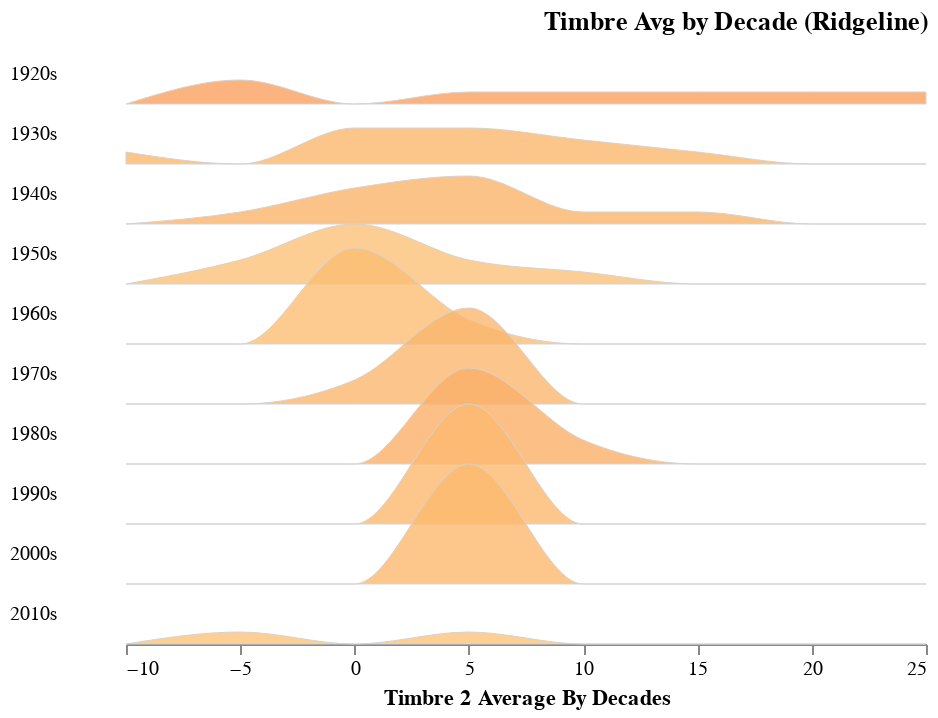

Notebook code cell kept with this figure:
### Code cell
plot_ridgeline(timbre_avg_by_year, "decade", "TimbreAvg4")

### Figure 1 — Vega-Lite specification as saved in the notebook (floating-point values rounded to 4 significant figures)
{"config": {"view": {"continuousWidth": 400, "continuousHeight": 300, "stroke": null}, "facet": {"spacing": 0}, "title": {"anchor": "end"}}, "data": {"name": "data-9c4fd3404b8431db948f1402dd30598b"}, "facet": {"row": {"type": "temporal", "field": "Decade", "header": {"format": "%Ys", "labelAlign": "right", "labelAngle": 0}, "title": null}}, "spec": {"mark": {"type": "area", "fillOpacity": 0.8, "interpolate": "monotone", "stroke": "lightgray", "strokeWidth": 0.5}, "encoding": {"fill": {"type": "quantitative", "field": "mean_val", "legend": null, "scale": {"domain": [50, -100], "scheme": "redyellowblue"}}, "x": {"type": "quantitative", "bin": "binned", "field": "bin_min", "title": "Timbre 2 Average By Decades"}, "y": {"type": "quantitative", "axis": null, "field": "value", "scale": {"range": [30, -30]}}}, "height": 30, "transform": [{"field": "decade", "timeUnit": "year", "as": "Decade"}, {"joinaggregate": [{"op": "mean", "field": "TimbreAvg4", "as": "mean_val"}], "groupby": ["Decade"]}, {"bin": {"maxbins": 10}, "field": "TimbreAvg4", "as": ["bin_max", "bin_min"]}, {"aggregate": [{"op": "count", "as": "value"}], "groupby": ["Decade", "mean_val", "bin_min", "bin_max"]}, {"impute": "value", "key": "bin_min", "groupby": ["Decade", "mean_val"], "value": 0}]}, "bounds": "flush", "title": "Timbre Avg by Decade (Ridgeline)", "$schema": "https://vega.github.io/schema/vega-lite/v4.8.1.json", "datasets": {"data-9c4fd3404b8431db948f1402dd30598b": [{"year": 1922, "TimbreAvg1": 41.56, "TimbreAvg2": 13.91, "TimbreAvg3": 14.68, "TimbreAvg4": 24.43, "TimbreAvg5": 18.75, "TimbreAvg6": 11.17, "TimbreAvg7": -5.31, "TimbreAvg8": 0.1368, "TimbreAvg9": -2.165, "TimbreAvg10": -4.444, "TimbreAvg11": -1.622, "TimbreAvg12": -5.561, "decade": "1920-01-01T00:00:00"}, {"year": 1924, "TimbreAvg1": 36.95, "TimbreAvg2": -136.1, "TimbreAvg3": 108.1, "TimbreAvg4": 12.35, "TimbreAvg5": -7.73, "TimbreAvg6": 1.873, "TimbreAvg7": -32.49, "TimbreAvg8": 3.363, "TimbreAvg9": 14.38, "TimbreAvg10": 8.708, "TimbreAvg11": 4.783, "TimbreAvg12": 8.068, "decade": "1920-01-01T00:00:00"}, {"year": 1925, "TimbreAvg1": 34.36, "TimbreAvg2": -128.2, "TimbreAvg3": 120.2, "TimbreAvg4": 19.37, "TimbreAvg5": 18.19, "TimbreAvg6": 17.01, "TimbreAvg7": -56.73, "TimbreAvg8": 7.617, "TimbreAvg9": 3.784, "TimbreAvg10": 8.839, "TimbreAvg11": 6.741, "TimbreAvg12": 6.061, "decade": "1920-01-01T00:00:00"}, {"year": 1926, "TimbreAvg1": 32.57, "TimbreAvg2": -126.5, "TimbreAvg3": 88.92, "TimbreAvg4": 7.843, "TimbreAvg5": -5.841, "TimbreAvg6": 13.39, "TimbreAvg7": -31.14, "TimbreAvg8": 9.86, "TimbreAvg9": -17.41, "TimbreAvg10": 4.974, "TimbreAvg11": 0.6245, "TimbreAvg12": -2.054, "decade": "1920-01-01T00:00:00"}, {"year": 1927, "TimbreAvg1": 31.23, "TimbreAvg2": -110.7, "TimbreAvg3": 59.21, "TimbreAvg4": 4.108, "TimbreAvg5": -9.538, "TimbreAvg6": 9.986, "TimbreAvg7": -21.01, "TimbreAvg8": 13.41, "TimbreAvg9": -25.12, "TimbreAvg10": 4.396, "TimbreAvg11": -0.3943, "TimbreAvg12": -2.645, "decade": "1920-01-01T00:00:00"}, {"year": 1928, "TimbreAvg1": 31.5, "TimbreAvg2": -94.42, "TimbreAvg3": 27.26, "TimbreAvg4": -8.42, "TimbreAvg5": -16.8, "TimbreAvg6": 9.831, "TimbreAvg7": -34.23, "TimbreAvg8": 8.103, "TimbreAvg9": -2.78, "TimbreAvg10": 7.653, "TimbreAvg11": -0.274, "TimbreAvg12": 8.575, "decade": "1920-01-01T00:00:00"}, {"year": 1929, "TimbreAvg1": 33.08, "TimbreAvg2": -100.9, "TimbreAvg3": 37.7, "TimbreAvg4": -7.802, "TimbreAvg5": -16.81, "TimbreAvg6": 9.486, "TimbreAvg7": -30.72, "TimbreAvg8": 8.05, "TimbreAvg9": -2.235, "TimbreAvg10": 7.397, "TimbreAvg11": 1.339, "TimbreAvg12": 13.07, "decade": "1920-01-01T00:00:00"}, {"year": 1930, "TimbreAvg1": 34.95, "TimbreAvg2": -99.74, "TimbreAvg3": 59.33, "TimbreAvg4": 0.1107, "TimbreAvg5": -29.29, "TimbreAvg6": 14.93, "TimbreAvg7": -28.67, "TimbreAvg8": 5.75, "TimbreAvg9": -0.3473, "TimbreAvg10": 7.347, "TimbreAvg11": -0.4108, "TimbreAvg12": 4.682, "decade": "1930-01-01T00:00:00"}, {"year": 1931, "TimbreAvg1": 35.04, "TimbreAvg2": -97.28, "TimbreAvg3": 61.39, "TimbreAvg4": 8.116, "TimbreAvg5": -5.649, "TimbreAvg6": 5.444, "TimbreAvg7": -18.24, "TimbreAvg8": 6.326, "TimbreAvg9": -4.743, "TimbreAvg10": 5.894, "TimbreAvg11": 1.151, "TimbreAvg12": 1.979, "decade": "1930-01-01T00:00:00"}, {"year": 1932, "TimbreAvg1": 34.99, "TimbreAvg2": -98.61, "TimbreAvg3": 44.83, "TimbreAvg4": -0.8373, "TimbreAvg5": -22.16, "TimbreAvg6": 23.28, "TimbreAvg7": -36.65, "TimbreAvg8": 7.044, "TimbreAvg9": 14.11, "TimbreAvg10": 10.86, "TimbreAvg11": -1.003, "TimbreAvg12": 12.39, "decade": "1930-01-01T00:00:00"}, {"year": 1933, "TimbreAvg1": 32.79, "TimbreAvg2": -103.0, "TimbreAvg3": 56.2, "TimbreAvg4": -12.21, "TimbreAvg5": -33.13, "TimbreAvg6": 16.06, "TimbreAvg7": -43.9, "TimbreAvg8": 0.06204, "TimbreAvg9": 8.121, "TimbreAvg10": 8.25, "TimbreAvg11": -3.816, "TimbreAvg12": 4.195, "decade": "1930-01-01T00:00:00"}, {"year": 1934, "TimbreAvg1": 32.69, "TimbreAvg2": -97.15, "TimbreAvg3": 46.76, "TimbreAvg4": -2.051, "TimbreAvg5": -4.355, "TimbreAvg6": 16.09, "TimbreAvg7": -30.93, "TimbreAvg8": 5.909, "TimbreAvg9": 10.38, "TimbreAvg10": 9.565, "TimbreAvg11": -0.1988, "TimbreAvg12": 10.48, "decade": "1930-01-01T00:00:00"}, {"year": 1935, "TimbreAvg1": 33.87, "TimbreAvg2": -109.6, "TimbreAvg3": 69.43, "TimbreAvg4": 10.38, "TimbreAvg5": -8.598, "TimbreAvg6": 19.18, "TimbreAvg7": -17.24, "TimbreAvg8": 11.86, "TimbreAvg9": 3.787, "TimbreAvg10": 9.493, "TimbreAvg11": -2.062, "TimbreAvg12": 12.01, "decade": "1930-01-01T00:00:00"}, {"year": 1936, "TimbreAvg1": 34.54, "TimbreAvg2": -126.0, "TimbreAvg3": 64.29, "TimbreAvg4": 3.944, "TimbreAvg5": -8.175, "TimbreAvg6": 10.65, "TimbreAvg7": -18.77, "TimbreAvg8": 9.033, "TimbreAvg9": -2.058, "TimbreAvg10": 5.343, "TimbreAvg11": -0.4487, "TimbreAvg12": 8.263, "decade": "1930-01-01T00:00:00"}, {"year": 1937, "TimbreAvg1": 33.58, "TimbreAvg2": -113.8, "TimbreAvg3": 51.95, "TimbreAvg4": 1.924, "TimbreAvg5": -13.45, "TimbreAvg6": 17.37, "TimbreAvg7": -10.02, "TimbreAvg8": 10.66, "TimbreAvg9": -3.712, "TimbreAvg10": 5.937, "TimbreAvg11": -2.608, "TimbreAvg12": 11.86, "decade": "1930-01-01T00:00:00"}, {"year": 1938, "TimbreAvg1": 34.9, "TimbreAvg2": -114.4, "TimbreAvg3": 40.74, "TimbreAvg4": 6.103, "TimbreAvg5": -17.94, "TimbreAvg6": 19.79, "TimbreAvg7": -27.39, "TimbreAvg8": 6.041, "TimbreAvg9": 10.2, "TimbreAvg10": 9.888, "TimbreAvg11": -0.3099, "TimbreAvg12": 11.18, "decade": "1930-01-01T00:00:00"}, {"year": 1939, "TimbreAvg1": 34.02, "TimbreAvg2": -102.4, "TimbreAvg3": 45.43, "TimbreAvg4": -1.908, "TimbreAvg5": -13.02, "TimbreAvg6": 20.68, "TimbreAvg7": -21.57, "TimbreAvg8": 6.065, "TimbreAvg9": 6.906, "TimbreAvg10": 5.943, "TimbreAvg11": -6.37, "TimbreAvg12": 5.006, "decade": "1930-01-01T00:00:00"}, {"year": 1940, "TimbreAvg1": 35.33, "TimbreAvg2": -96.81, "TimbreAvg3": 49.32, "TimbreAvg4": 7.192, "TimbreAvg5": -41.28, "TimbreAvg6": 19.44, "TimbreAvg7": -18.54, "TimbreAvg8": 6.436, "TimbreAvg9": 8.957, "TimbreAvg10": 6.57, "TimbreAvg11": 1.953, "TimbreAvg12": 21.34, "decade": "1940-01-01T00:00:00"}, {"year": 1941, "TimbreAvg1": 32.39, "TimbreAvg2": -100.0, "TimbreAvg3": 52.51, "TimbreAvg4": 4.921, "TimbreAvg5": -3.68, "TimbreAvg6": 20.87, "TimbreAvg7": -16.8, "TimbreAvg8": 9.038, "TimbreAvg9": -2.731, "TimbreAvg10": 7.336, "TimbreAvg11": -3.413, "TimbreAvg12": 9.401, "decade": "1940-01-01T00:00:00"}, {"year": 1942, "TimbreAvg1": 33.3, "TimbreAvg2": -120.1, "TimbreAvg3": 50.7, "TimbreAvg4": -5.461, "TimbreAvg5": -19.14, "TimbreAvg6": 7.967, "TimbreAvg7": -18.27, "TimbreAvg8": 8.431, "TimbreAvg9": 1.05, "TimbreAvg10": 7.495, "TimbreAvg11": -1.957, "TimbreAvg12": 8.773, "decade": "1940-01-01T00:00:00"}, {"year": 1943, "TimbreAvg1": 35.77, "TimbreAvg2": -73.11, "TimbreAvg3": 58.33, "TimbreAvg4": 10.69, "TimbreAvg5": -6.186, "TimbreAvg6": 20.79, "TimbreAvg7": -14.26, "TimbreAvg8": 6.945, "TimbreAvg9": 5.42, "TimbreAvg10": 4.834, "TimbreAvg11": -6.037, "TimbreAvg12": 9.678, "decade": "1940-01-01T00:00:00"}, {"year": 1944, "TimbreAvg1": 35.05, "TimbreAvg2": -119.3, "TimbreAvg3": 45.17, "TimbreAvg4": 3.777, "TimbreAvg5": 0.7286, "TimbreAvg6": 12.55, "TimbreAvg7": -16.06, "TimbreAvg8": 6.014, "TimbreAvg9": 5.359, "TimbreAvg10": 3.907, "TimbreAvg11": -2.75, "TimbreAvg12": 6.555, "decade": "1940-01-01T00:00:00"}, {"year": 1945, "TimbreAvg1": 35.8, "TimbreAvg2": -78.38, "TimbreAvg3": 55.81, "TimbreAvg4": 3.687, "TimbreAvg5": -18.85, "TimbreAvg6": 13.39, "TimbreAvg7": -18.99, "TimbreAvg8": 0.9092, "TimbreAvg9": 12.95, "TimbreAvg10": 5.449, "TimbreAvg11": -1.18, "TimbreAvg12": 15.58, "decade": "1940-01-01T00:00:00"}, {"year": 1946, "TimbreAvg1": 36.63, "TimbreAvg2": -74.35, "TimbreAvg3": 39.01, "TimbreAvg4": -0.9528, "TimbreAvg5": -3.294, "TimbreAvg6": 12.09, "TimbreAvg7": -12.59, "TimbreAvg8": 3.161, "TimbreAvg9": 6.065, "TimbreAvg10": 2.858, "TimbreAvg11": -3.037, "TimbreAvg12": 12.07, "decade": "1940-01-01T00:00:00"}, {"year": 1947, "TimbreAvg1": 36.29, "TimbreAvg2": -59.97, "TimbreAvg3": 29.82, "TimbreAvg4": -1.628, "TimbreAvg5": -18.3, "TimbreAvg6": 15.34, "TimbreAvg7": -16.52, "TimbreAvg8": 4.074, "TimbreAvg9": 12.66, "TimbreAvg10": 8.663, "TimbreAvg11": -4.001, "TimbreAvg12": 14.18, "decade": "1940-01-01T00:00:00"}, {"year": 1948, "TimbreAvg1": 38.0, "TimbreAvg2": -60.91, "TimbreAvg3": 48.13, "TimbreAvg4": 1.431, "TimbreAvg5": -15.75, "TimbreAvg6": 12.69, "TimbreAvg7": -22.46, "TimbreAvg8": 0.02932, "TimbreAvg9": 13.2, "TimbreAvg10": 4.487, "TimbreAvg11": -0.4887, "TimbreAvg12": 10.52, "decade": "1940-01-01T00:00:00"}, {"year": 1949, "TimbreAvg1": 36.94, "TimbreAvg2": -76.29, "TimbreAvg3": 53.23, "TimbreAvg4": -0.5399, "TimbreAvg5": -13.69, "TimbreAvg6": 6.0, "TimbreAvg7": -16.25, "TimbreAvg8": 0.1701, "TimbreAvg9": 10.24, "TimbreAvg10": 3.406, "TimbreAvg11": -0.8975, "TimbreAvg12": 7.688, "decade": "1940-01-01T00:00:00"}, {"year": 1950, "TimbreAvg1": 37.56, "TimbreAvg2": -79.75, "TimbreAvg3": 39.1, "TimbreAvg4": 7.317, "TimbreAvg5": -4.147, "TimbreAvg6": 7.53, "TimbreAvg7": -5.599, "TimbreAvg8": 3.95, "TimbreAvg9": 4.621, "TimbreAvg10": 2.546, "TimbreAvg11": -2.016, "TimbreAvg12": 4.763, "decade": "1950-01-01T00:00:00"}, {"year": 1951, "TimbreAvg1": 38.34, "TimbreAvg2": -59.1, "TimbreAvg3": 38.65, "TimbreAvg4": 0.6563, "TimbreAvg5": -2.506, "TimbreAvg6": 5.508, "TimbreAvg7": -9.521, "TimbreAvg8": 1.943, "TimbreAvg9": 7.743, "TimbreAvg10": 2.759, "TimbreAvg11": -2.87, "TimbreAvg12": 5.836, "decade": "1950-01-01T00:00:00"}, {"year": 1952, "TimbreAvg1": 39.09, "TimbreAvg2": -49.43, "TimbreAvg3": 29.52, "TimbreAvg4": -5.048, "TimbreAvg5": -8.318, "TimbreAvg6": 8.535, "TimbreAvg7": -17.55, "TimbreAvg8": 0.1893, "TimbreAvg9": 6.674, "TimbreAvg10": 1.172, "TimbreAvg11": -2.191, "TimbreAvg12": 7.037, "decade": "1950-01-01T00:00:00"}, {"year": 1953, "TimbreAvg1": 39.21, "TimbreAvg2": -40.24, "TimbreAvg3": 39.67, "TimbreAvg4": -0.445, "TimbreAvg5": -3.645, "TimbreAvg6": 9.998, "TimbreAvg7": -16.5, "TimbreAvg8": -0.1103, "TimbreAvg9": 5.477, "TimbreAvg10": 1.666, "TimbreAvg11": -2.965, "TimbreAvg12": 4.058, "decade": "1950-01-01T00:00:00"}, {"year": 1954, "TimbreAvg1": 38.14, "TimbreAvg2": -46.14, "TimbreAvg3": 28.05, "TimbreAvg4": -2.913, "TimbreAvg5": -2.925, "TimbreAvg6": 6.043, "TimbreAvg7": -18.02, "TimbreAvg8": -0.7081, "TimbreAvg9": 8.89, "TimbreAvg10": 2.19, "TimbreAvg11": -1.935, "TimbreAvg12": 9.481, "decade": "1950-01-01T00:00:00"}, {"year": 1955, "TimbreAvg1": 37.1, "TimbreAvg2": -52.87, "TimbreAvg3": 26.31, "TimbreAvg4": -6.338, "TimbreAvg5": 0.8993, "TimbreAvg6": 4.494, "TimbreAvg7": -17.28, "TimbreAvg8": 1.646, "TimbreAvg9": 5.555, "TimbreAvg10": 2.484, "TimbreAvg11": -2.829, "TimbreAvg12": 7.048, "decade": "1950-01-01T00:00:00"}, {"year": 1956, "TimbreAvg1": 37.67, "TimbreAvg2": -38.32, "TimbreAvg3": 24.38, "TimbreAvg4": -4.569, "TimbreAvg5": -1.269, "TimbreAvg6": 3.7, "TimbreAvg7": -15.31, "TimbreAvg8": 0.2986, "TimbreAvg9": 5.172, "TimbreAvg10": 1.747, "TimbreAvg11": -2.766, "TimbreAvg12": 7.053, "decade": "1950-01-01T00:00:00"}, {"year": 1957, "TimbreAvg1": 37.24, "TimbreAvg2": -39.23, "TimbreAvg3": 15.83, "TimbreAvg4": -3.89, "TimbreAvg5": 0.05078, "TimbreAvg6": 1.425, "TimbreAvg7": -11.18, "TimbreAvg8": 0.2028, "TimbreAvg9": 3.578, "TimbreAvg10": 1.635, "TimbreAvg11": -2.338, "TimbreAvg12": 5.688, "decade": "1950-01-01T00:00:00"}, {"year": 1958, "TimbreAvg1": 39.15, "TimbreAvg2": -18.57, "TimbreAvg3": 26.7, "TimbreAvg4": 0.2872, "TimbreAvg5": -3.253, "TimbreAvg6": 1.734, "TimbreAvg7": -12.29, "TimbreAvg8": -2.056, "TimbreAvg9": 7.373, "TimbreAvg10": 1.504, "TimbreAvg11": -1.76, "TimbreAvg12": 8.573, "decade": "1950-01-01T00:00:00"}, {"year": 1959, "TimbreAvg1": 39.15, "TimbreAvg2": -23.04, "TimbreAvg3": 19.02, "TimbreAvg4": -3.434, "TimbreAvg5": 4.16, "TimbreAvg6": 1.495, "TimbreAvg7": -16.76, "TimbreAvg8": -2.318, "TimbreAvg9": 5.741, "TimbreAvg10": 0.9585, "TimbreAvg11": -2.081, "TimbreAvg12": 7.127, "decade": "1950-01-01T00:00:00"}, {"year": 1960, "TimbreAvg1": 38.88, "TimbreAvg2": -18.91, "TimbreAvg3": 23.72, "TimbreAvg4": -0.3672, "TimbreAvg5": -1.307, "TimbreAvg6": 2.723, "TimbreAvg7": -13.9, "TimbreAvg8": -2.198, "TimbreAvg9": 6.149, "TimbreAvg10": 1.419, "TimbreAvg11": -2.018, "TimbreAvg12": 7.242, "decade": "1960-01-01T00:00:00"}, {"year": 1961, "TimbreAvg1": 39.62, "TimbreAvg2": -27.22, "TimbreAvg3": 28.56, "TimbreAvg4": 1.267, "TimbreAvg5": -3.125, "TimbreAvg6": 0.7062, "TimbreAvg7": -11.94, "TimbreAvg8": -2.548, "TimbreAvg9": 6.055, "TimbreAvg10": 1.539, "TimbreAvg11": -1.318, "TimbreAvg12": 6.138, "decade": "1960-01-01T00:00:00"}, {"year": 1962, "TimbreAvg1": 40.13, "TimbreAvg2": -17.45, "TimbreAvg3": 19.46, "TimbreAvg4": -0.9173, "TimbreAvg5": -0.7442, "TimbreAvg6": -0.6876, "TimbreAvg7": -9.383, "TimbreAvg8": -1.887, "TimbreAvg9": 5.455, "TimbreAvg10": 2.126, "TimbreAvg11": -1.711, "TimbreAvg12": 4.913, "decade": "1960-01-01T00:00:00"}, {"year": 1963, "TimbreAvg1": 40.55, "TimbreAvg2": -16.46, "TimbreAvg3": 22.5, "TimbreAvg4": -0.7805, "TimbreAvg5": -0.8922, "TimbreAvg6": -1.607, "TimbreAvg7": -9.215, "TimbreAvg8": -2.595, "TimbreAvg9": 5.623, "TimbreAvg10": 0.8863, "TimbreAvg11": -1.253, "TimbreAvg12": 6.212, "decade": "1960-01-01T00:00:00"}, {"year": 1964, "TimbreAvg1": 40.11, "TimbreAvg2": -15.82, "TimbreAvg3": 22.48, "TimbreAvg4": -1.269, "TimbreAvg5": 0.1809, "TimbreAvg6": -1.785, "TimbreAvg7": -8.4, "TimbreAvg8": -1.922, "TimbreAvg9": 3.221, "TimbreAvg10": 0.5442, "TimbreAvg11": -1.908, "TimbreAvg12": 5.095, "decade": "1960-01-01T00:00:00"}, {"year": 1965, "TimbreAvg1": 40.7, "TimbreAvg2": -13.34, "TimbreAvg3": 22.34, "TimbreAvg4": -1.099, "TimbreAvg5": -3.736, "TimbreAvg6": -0.3017, "TimbreAvg7": -8.165, "TimbreAvg8": -1.725, "TimbreAvg9": 4.681, "TimbreAvg10": 0.3911, "TimbreAvg11": -2.017, "TimbreAvg12": 5.947, "decade": "1960-01-01T00:00:00"}, {"year": 1966, "TimbreAvg1": 40.9, "TimbreAvg2": -5.545, "TimbreAvg3": 20.48, "TimbreAvg4": -0.3632, "TimbreAvg5": -6.661, "TimbreAvg6": -1.849, "TimbreAvg7": -6.66, "TimbreAvg8": -2.721, "TimbreAvg9": 5.87, "TimbreAvg10": 0.5368, "TimbreAvg11": -2.062, "TimbreAvg12": 5.063, "decade": "1960-01-01T00:00:00"}, {"year": 1967, "TimbreAvg1": 40.87, "TimbreAvg2": -6.292, "TimbreAvg3": 22.13, "TimbreAvg4": -0.8576, "TimbreAvg5": -8.684, "TimbreAvg6": -2.968, "TimbreAvg7": -6.753, "TimbreAvg8": -3.264, "TimbreAvg9": 6.073, "TimbreAvg10": -0.07219, "TimbreAvg11": -1.679, "TimbreAvg12": 5.731, "decade": "1960-01-01T00:00:00"}, {"year": 1968, "TimbreAvg1": 40.66, "TimbreAvg2": -7.977, "TimbreAvg3": 21.5, "TimbreAvg4": 0.3513, "TimbreAvg5": -9.759, "TimbreAvg6": -2.957, "TimbreAvg7": -5.645, "TimbreAvg8": -1.97, "TimbreAvg9": 4.379, "TimbreAvg10": -0.1488, "TimbreAvg11": -1.08, "TimbreAvg12": 5.679, "decade": "1960-01-01T00:00:00"}, {"year": 1969, "TimbreAvg1": 40.49, "TimbreAvg2": -12.25, "TimbreAvg3": 18.92, "TimbreAvg4": -0.6133, "TimbreAvg5": -10.52, "TimbreAvg6": -3.575, "TimbreAvg7": -4.238, "TimbreAvg8": -1.697, "TimbreAvg9": 4.792, "TimbreAvg10": -0.1831, "TimbreAvg11": -1.199, "TimbreAvg12": 5.087, "decade": "1960-01-01T00:00:00"}, {"year": 1970, "TimbreAvg1": 40.93, "TimbreAvg2": -12.22, "TimbreAvg3": 17.63, "TimbreAvg4": -0.2921, "TimbreAvg5": -9.873, "TimbreAvg6": -3.791, "TimbreAvg7": -3.636, "TimbreAvg8": -1.81, "TimbreAvg9": 4.931, "TimbreAvg10": -0.4027, "TimbreAvg11": -0.9613, "TimbreAvg12": 4.366, "decade": "1970-01-01T00:00:00"}, {"year": 1971, "TimbreAvg1": 40.38, "TimbreAvg2": -14.12, "TimbreAvg3": 16.16, "TimbreAvg4": -1.082, "TimbreAvg5": -7.068, "TimbreAvg6": -4.204, "TimbreAvg7": -3.729, "TimbreAvg8": -1.345, "TimbreAvg9": 4.057, "TimbreAvg10": -0.4148, "TimbreAvg11": -0.733, "TimbreAvg12": 4.92, "decade": "1970-01-01T00:00:00"}, {"year": 1972, "TimbreAvg1": 40.38, "TimbreAvg2": -11.37, "TimbreAvg3": 18.77, "TimbreAvg4": 0.5758, "TimbreAvg5": -6.653, "TimbreAvg6": -4.182, "TimbreAvg7": -4.142, "TimbreAvg8": -1.103, "TimbreAvg9": 3.029, "TimbreAvg10": -0.2728, "TimbreAvg11": -0.6154, "TimbreAvg12": 4.339, "decade": "1970-01-01T00:00:00"}, {"year": 1973, "TimbreAvg1": 41.03, "TimbreAvg2": -8.881, "TimbreAvg3": 19.29, "TimbreAvg4": 0.8646, "TimbreAvg5": -6.101, "TimbreAvg6": -5.346, "TimbreAvg7": -2.915, "TimbreAvg8": -1.494, "TimbreAvg9": 3.64, "TimbreAvg10": -0.1472, "TimbreAvg11": -0.3093, "TimbreAvg12": 4.172, "decade": "1970-01-01T00:00:00"}, {"year": 1974, "TimbreAvg1": 41.13, "TimbreAvg2": -9.238, "TimbreAvg3": 19.14, "TimbreAvg4": 1.114, "TimbreAvg5": -6.877, "TimbreAvg6": -5.225, "TimbreAvg7": -2.323, "TimbreAvg8": -0.9129, "TimbreAvg9": 2.943, "TimbreAvg10": -0.5117, "TimbreAvg11": -0.1766, "TimbreAvg12": 3.762, "decade": "1970-01-01T00:00:00"}, {"year": 1975, "TimbreAvg1": 41.31, "TimbreAvg2": -3.986, "TimbreAvg3": 19.68, "TimbreAvg4": 2.786, "TimbreAvg5": -5.766, "TimbreAvg6": -4.986, "TimbreAvg7": -1.4, "TimbreAvg8": -0.9019, "TimbreAvg9": 2.704, "TimbreAvg10": -0.5636, "TimbreAvg11": 0.001375, "TimbreAvg12": 3.756, "decade": "1970-01-01T00:00:00"}, {"year": 1976, "TimbreAvg1": 41.24, "TimbreAvg2": -3.334, "TimbreAvg3": 18.79, "TimbreAvg4": 2.485, "TimbreAvg5": -6.211, "TimbreAvg6": -5.581, "TimbreAvg7": -2.342, "TimbreAvg8": -1.048, "TimbreAvg9": 2.505, "TimbreAvg10": -0.2294, "TimbreAvg11": 0.2051, "TimbreAvg12": 3.708, "decade": "1970-01-01T00:00:00"}, {"year": 1977, "TimbreAvg1": 42.11, "TimbreAvg2": 3.307, "TimbreAvg3": 21.27, "TimbreAvg4": 2.724, "TimbreAvg5": -7.846, "TimbreAvg6": -6.854, "TimbreAvg7": -1.754, "TimbreAvg8": -0.7725, "TimbreAvg9": 3.427, "TimbreAvg10": 0.1737, "TimbreAvg11": 0.3541, "TimbreAvg12": 3.03, "decade": "1970-01-01T00:00:00"}, {"year": 1978, "TimbreAvg1": 41.83, "TimbreAvg2": 4.071, "TimbreAvg3": 23.35, "TimbreAvg4": 3.608, "TimbreAvg5": -7.443, "TimbreAvg6": -5.952, "TimbreAvg7": -1.219, "TimbreAvg8": 0.07635, "TimbreAvg9": 3.054, "TimbreAvg10": 0.514, "TimbreAvg11": -0.03998, "TimbreAvg12": 2.681, "decade": "1970-01-01T00:00:00"}, {"year": 1979, "TimbreAvg1": 42.03, "TimbreAvg2": 10.01, "TimbreAvg3": 18.55, "TimbreAvg4": 4.076, "TimbreAvg5": -7.644, "TimbreAvg6": -5.737, "TimbreAvg7": -1.206, "TimbreAvg8": -0.4556, "TimbreAvg9": 3.128, "TimbreAvg10": 0.7126, "TimbreAvg11": -0.1207, "TimbreAvg12": 2.498, "decade": "1970-01-01T00:00:00"}, {"year": 1980, "TimbreAvg1": 42.43, "TimbreAvg2": 12.62, "TimbreAvg3": 20.78, "TimbreAvg4": 5.818, "TimbreAvg5": -10.96, "TimbreAvg6": -5.002, "TimbreAvg7": -1.165, "TimbreAvg8": -0.9115, "TimbreAvg9": 3.993, "TimbreAvg10": 0.8763, "TimbreAvg11": 0.1742, "TimbreAvg12": 2.754, "decade": "1980-01-01T00:00:00"}, {"year": 1981, "TimbreAvg1": 42.19, "TimbreAvg2": 15.05, "TimbreAvg3": 19.04, "TimbreAvg4": 4.584, "TimbreAvg5": -12.1, "TimbreAvg6": -6.933, "TimbreAvg7": -0.8445, "TimbreAvg8": -0.9285, "TimbreAvg9": 3.795, "TimbreAvg10": 1.294, "TimbreAvg11": 0.2474, "TimbreAvg12": 2.682, "decade": "1980-01-01T00:00:00"}, {"year": 1982, "TimbreAvg1": 42.37, "TimbreAvg2": 12.74, "TimbreAvg3": 19.7, "TimbreAvg4": 5.028, "TimbreAvg5": -9.103, "TimbreAvg6": -6.853, "TimbreAvg7": -1.743, "TimbreAvg8": -1.403, "TimbreAvg9": 4.083, "TimbreAvg10": 1.493, "TimbreAvg11": 0.2623, "TimbreAvg12": 2.433, "decade": "1980-01-01T00:00:00"}, {"year": 1983, "TimbreAvg1": 41.98, "TimbreAvg2": 14.77, "TimbreAvg3": 17.19, "TimbreAvg4": 3.95, "TimbreAvg5": -10.04, "TimbreAvg6": -8.107, "TimbreAvg7": -2.096, "TimbreAvg8": -1.425, "TimbreAvg9": 4.806, "TimbreAvg10": 2.364, "TimbreAvg11": 0.3547, "TimbreAvg12": 2.935, "decade": "1980-01-01T00:00:00"}, {"year": 1984, "TimbreAvg1": 42.04, "TimbreAvg2": 15.01, "TimbreAvg3": 17.82, "TimbreAvg4": 3.837, "TimbreAvg5": -8.294, "TimbreAvg6": -8.57, "TimbreAvg7": -3.139, "TimbreAvg8": -2.275, "TimbreAvg9": 4.59, "TimbreAvg10": 2.191, "TimbreAvg11": 0.5499, "TimbreAvg12": 3.059, "decade": "1980-01-01T00:00:00"}, {"year": 1985, "TimbreAvg1": 42.21, "TimbreAvg2": 20.1, "TimbreAvg3": 17.63, "TimbreAvg4": 4.116, "TimbreAvg5": -7.255, "TimbreAvg6": -9.001, "TimbreAvg7": -2.962, "TimbreAvg8": -2.597, "TimbreAvg9": 4.019, "TimbreAvg10": 2.367, "TimbreAvg11": 0.6701, "TimbreAvg12": 3.426, "decade": "1980-01-01T00:00:00"}, {"year": 1986, "TimbreAvg1": 42.13, "TimbreAvg2": 15.23, "TimbreAvg3": 18.49, "TimbreAvg4": 2.42, "TimbreAvg5": -5.516, "TimbreAvg6": -9.205, "TimbreAvg7": -4.823, "TimbreAvg8": -2.595, "TimbreAvg9": 4.502, "TimbreAvg10": 2.29, "TimbreAvg11": 0.5196, "TimbreAvg12": 3.768, "decade": "1980-01-01T00:00:00"}, {"year": 1987, "TimbreAvg1": 41.69, "TimbreAvg2": 10.38, "TimbreAvg3": 18.01, "TimbreAvg4": 1.846, "TimbreAvg5": -6.44, "TimbreAvg6": -8.242, "TimbreAvg7": -5.91, "TimbreAvg8": -2.152, "TimbreAvg9": 4.499, "TimbreAvg10": 2.449, "TimbreAvg11": 0.2608, "TimbreAvg12": 3.738, "decade": "1980-01-01T00:00:00"}, {"year": 1988, "TimbreAvg1": 41.11, "TimbreAvg2": 14.19, "TimbreAvg3": 15.44, "TimbreAvg4": 2.247, "TimbreAvg5": -5.555, "TimbreAvg6": -7.682, "TimbreAvg7": -5.781, "TimbreAvg8": -2.08, "TimbreAvg9": 4.496, "TimbreAvg10": 2.882, "TimbreAvg11": 0.1023, "TimbreAvg12": 3.626, "decade": "1980-01-01T00:00:00"}, {"year": 1989, "TimbreAvg1": 41.33, "TimbreAvg2": 12.64, "TimbreAvg3": 16.51, "TimbreAvg4": 1.666, "TimbreAvg5": -7.079, "TimbreAvg6": -7.964, "TimbreAvg7": -6.306, "TimbreAvg8": -2.249, "TimbreAvg9": 4.011, "TimbreAvg10": 2.325, "TimbreAvg11": 0.247, "TimbreAvg12": 3.55, "decade": "1980-01-01T00:00:00"}, {"year": 1990, "TimbreAvg1": 41.0, "TimbreAvg2": 9.405, "TimbreAvg3": 15.23, "TimbreAvg4": 1.701, "TimbreAvg5": -6.812, "TimbreAvg6": -7.079, "TimbreAvg7": -5.872, "TimbreAvg8": -1.627, "TimbreAvg9": 3.863, "TimbreAvg10": 2.457, "TimbreAvg11": -0.02878, "TimbreAvg12": 3.483, "decade": "1990-01-01T00:00:00"}, {"year": 1991, "TimbreAvg1": 40.95, "TimbreAvg2": 6.147, "TimbreAvg3": 14.58, "TimbreAvg4": 0.7406, "TimbreAvg5": -6.986, "TimbreAvg6": -7.353, "TimbreAvg7": -5.912, "TimbreAvg8": -1.414, "TimbreAvg9": 4.029, "TimbreAvg10": 2.555, "TimbreAvg11": -0.04716, "TimbreAvg12": 3.638, "decade": "1990-01-01T00:00:00"}, {"year": 1992, "TimbreAvg1": 41.34, "TimbreAvg2": 6.585, "TimbreAvg3": 12.63, "TimbreAvg4": 0.4847, "TimbreAvg5": -8.518, "TimbreAvg6": -8.359, "TimbreAvg7": -4.808, "TimbreAvg8": -1.607, "TimbreAvg9": 4.173, "TimbreAvg10": 2.229, "TimbreAvg11": -0.01728, "TimbreAvg12": 3.345, "decade": "1990-01-01T00:00:00"}, {"year": 1993, "TimbreAvg1": 41.38, "TimbreAvg2": 5.063, "TimbreAvg3": 10.78, "TimbreAvg4": 0.09247, "TimbreAvg5": -7.597, "TimbreAvg6": -8.287, "TimbreAvg7": -4.576, "TimbreAvg8": -1.337, "TimbreAvg9": 4.251, "TimbreAvg10": 2.333, "TimbreAvg11": -0.2013, "TimbreAvg12": 3.427, "decade": "1990-01-01T00:00:00"}, {"year": 1994, "TimbreAvg1": 41.65, "TimbreAvg2": 3.572, "TimbreAvg3": 10.38, "TimbreAvg4": 0.5304, "TimbreAvg5": -7.97, "TimbreAvg6": -7.995, "TimbreAvg7": -4.618, "TimbreAvg8": -1.163, "TimbreAvg9": 4.08, "TimbreAvg10": 2.418, "TimbreAvg11": -0.2332, "TimbreAvg12": 2.955, "decade": "1990-01-01T00:00:00"}, {"year": 1995, "TimbreAvg1": 42.0, "TimbreAvg2": 4.029, "TimbreAvg3": 9.014, "TimbreAvg4": 0.6097, "TimbreAvg5": -8.228, "TimbreAvg6": -8.616, "TimbreAvg7": -3.646, "TimbreAvg8": -1.082, "TimbreAvg9": 3.989, "TimbreAvg10": 2.198, "TimbreAvg11": -0.158, "TimbreAvg12": 2.913, "decade": "1990-01-01T00:00:00"}, {"year": 1996, "TimbreAvg1": 42.22, "TimbreAvg2": 3.095, "TimbreAvg3": 6.892, "TimbreAvg4": 0.5688, "TimbreAvg5": -8.072, "TimbreAvg6": -8.603, "TimbreAvg7": -3.326, "TimbreAvg8": -1.207, "TimbreAvg9": 4.412, "TimbreAvg10": 2.279, "TimbreAvg11": -0.3427, "TimbreAvg12": 2.738, "decade": "1990-01-01T00:00:00"}, {"year": 1997, "TimbreAvg1": 42.81, "TimbreAvg2": 3.868, "TimbreAvg3": 7.667, "TimbreAvg4": 1.203, "TimbreAvg5": -7.581, "TimbreAvg6": -9.378, "TimbreAvg7": -2.876, "TimbreAvg8": -1.179, "TimbreAvg9": 3.954, "TimbreAvg10": 2.211, "TimbreAvg11": -0.06296, "TimbreAvg12": 2.621, "decade": "1990-01-01T00:00:00"}, {"year": 1998, "TimbreAvg1": 42.87, "TimbreAvg2": 3.403, "TimbreAvg3": 5.128, "TimbreAvg4": 0.6749, "TimbreAvg5": -6.923, "TimbreAvg6": -9.238, "TimbreAvg7": -2.831, "TimbreAvg8": -1.476, "TimbreAvg9": 3.965, "TimbreAvg10": 2.208, "TimbreAvg11": -0.1878, "TimbreAvg12": 2.472, "decade": "1990-01-01T00:00:00"}, {"year": 1999, "TimbreAvg1": 43.42, "TimbreAvg2": 4.442, "TimbreAvg3": 5.555, "TimbreAvg4": 1.155, "TimbreAvg5": -6.991, "TimbreAvg6": -9.215, "TimbreAvg7": -2.627, "TimbreAvg8": -1.568, "TimbreAvg9": 4.021, "TimbreAvg10": 2.229, "TimbreAvg11": -0.1119, "TimbreAvg12": 2.496, "decade": "1990-01-01T00:00:00"}, {"year": 2000, "TimbreAvg1": 43.47, "TimbreAvg2": 2.802, "TimbreAvg3": 5.246, "TimbreAvg4": 1.236, "TimbreAvg5": -6.181, "TimbreAvg6": -9.543, "TimbreAvg7": -2.196, "TimbreAvg8": -1.756, "TimbreAvg9": 3.712, "TimbreAvg10": 2.181, "TimbreAvg11": -0.183, "TimbreAvg12": 2.396, "decade": "2000-01-01T00:00:00"}, {"year": 2001, "TimbreAvg1": 43.58, "TimbreAvg2": 0.9689, "TimbreAvg3": 4.271, "TimbreAvg4": 1.273, "TimbreAvg5": -6.615, "TimbreAvg6": -9.965, "TimbreAvg7": -1.959, "TimbreAvg8": -2.095, "TimbreAvg9": 3.713, "TimbreAvg10": 2.1, "TimbreAvg11": -0.06816, "TimbreAvg12": 2.225, "decade": "2000-01-01T00:00:00"}, {"year": 2002, "TimbreAvg1": 43.92, "TimbreAvg2": 0.3293, "TimbreAvg3": 5.658, "TimbreAvg4": 0.8308, "TimbreAvg5": -6.381, "TimbreAvg6": -9.984, "TimbreAvg7": -2.351, "TimbreAvg8": -2.103, "TimbreAvg9": 3.57, "TimbreAvg10": 1.823, "TimbreAvg11": -0.08098, "TimbreAvg12": 2.243, "decade": "2000-01-01T00:00:00"}, {"year": 2003, "TimbreAvg1": 44.09, "TimbreAvg2": -1.279, "TimbreAvg3": 5.77, "TimbreAvg4": 1.021, "TimbreAvg5": -5.868, "TimbreAvg6": -10.38, "TimbreAvg7": -1.64, "TimbreAvg8": -2.034, "TimbreAvg9": 3.247, "TimbreAvg10": 1.789, "TimbreAvg11": -0.1613, "TimbreAvg12": 1.954, "decade": "2000-01-01T00:00:00"}, {"year": 2004, "TimbreAvg1": 44.18, "TimbreAvg2": -2.008, "TimbreAvg3": 5.84, "TimbreAvg4": 0.9367, "TimbreAvg5": -5.551, "TimbreAvg6": -10.48, "TimbreAvg7": -1.576, "TimbreAvg8": -2.132, "TimbreAvg9": 3.566, "TimbreAvg10": 1.744, "TimbreAvg11": -0.1961, "TimbreAvg12": 1.894, "decade": "2000-01-01T00:00:00"}, {"year": 2005, "TimbreAvg1": 44.48, "TimbreAvg2": -0.5864, "TimbreAvg3": 7.41, "TimbreAvg4": 0.8138, "TimbreAvg5": -6.345, "TimbreAvg6": -10.4, "TimbreAvg7": -1.514, "TimbreAvg8": -2.133, "TimbreAvg9": 3.449, "TimbreAvg10": 1.802, "TimbreAvg11": -0.3167, "TimbreAvg12": 2.032, "decade": "2000-01-01T00:00:00"}, {"year": 2006, "TimbreAvg1": 44.6, "TimbreAvg2": -0.9265, "TimbreAvg3": 5.487, "TimbreAvg4": 0.7573, "TimbreAvg5": -5.877, "TimbreAvg6": -11.25, "TimbreAvg7": -1.306, "TimbreAvg8": -1.949, "TimbreAvg9": 3.212, "TimbreAvg10": 1.823, "TimbreAvg11": -0.1542, "TimbreAvg12": 2.031, "decade": "2000-01-01T00:00:00"}, {"year": 2007, "TimbreAvg1": 44.85, "TimbreAvg2": -0.1217, "TimbreAvg3": 5.9, "TimbreAvg4": 1.18, "TimbreAvg5": -5.834, "TimbreAvg6": -11.48, "TimbreAvg7": -0.6323, "TimbreAvg8": -2.013, "TimbreAvg9": 3.371, "TimbreAvg10": 1.88, "TimbreAvg11": -0.1717, "TimbreAvg12": 1.935, "decade": "2000-01-01T00:00:00"}, {"year": 2008, "TimbreAvg1": 44.95, "TimbreAvg2": 0.3303, "TimbreAvg3": 5.085, "TimbreAvg4": 1.196, "TimbreAvg5": -5.052, "TimbreAvg6": -11.98, "TimbreAvg7": -0.5043, "TimbreAvg8": -1.94, "TimbreAvg9": 3.47, "TimbreAvg10": 1.952, "TimbreAvg11": -0.06703, "TimbreAvg12": 1.934, "decade": "2000-01-01T00:00:00"}, {"year": 2009, "TimbreAvg1": 45.12, "TimbreAvg2": 0.4138, "TimbreAvg3": 5.756, "TimbreAvg4": 1.695, "TimbreAvg5": -6.301, "TimbreAvg6": -12.03, "TimbreAvg7": -0.2946, "TimbreAvg8": -2.049, "TimbreAvg9": 3.601, "TimbreAvg10": 1.971, "TimbreAvg11": 0.04502, "TimbreAvg12": 2.0, "decade": "2000-01-01T00:00:00"}, {"year": 2010, "TimbreAvg1": 44.99, "TimbreAvg2": -2.593, "TimbreAvg3": 5.158, "TimbreAvg4": 1.312, "TimbreAvg5": -6.618, "TimbreAvg6": -12.86, "TimbreAvg7": 0.009402, "TimbreAvg8": -2.448, "TimbreAvg9": 3.765, "TimbreAvg10": 1.726, "TimbreAvg11": 0.3318, "TimbreAvg12": 1.931, "decade": "2010-01-01T00:00:00"}, {"year": 2011, "TimbreAvg1": 51.08, "TimbreAvg2": 8.056, "TimbreAvg3": 26.79, "TimbreAvg4": -6.018, "TimbreAvg5": -8.341, "TimbreAvg6": -21.83, "TimbreAvg7": 4.943, "TimbreAvg8": -3.647, "TimbreAvg9": 12.61, "TimbreAvg10": 1.741, "TimbreAvg11": 1.677, "TimbreAvg12": 5.943, "decade": "2010-01-01T00:00:00"}]}}
